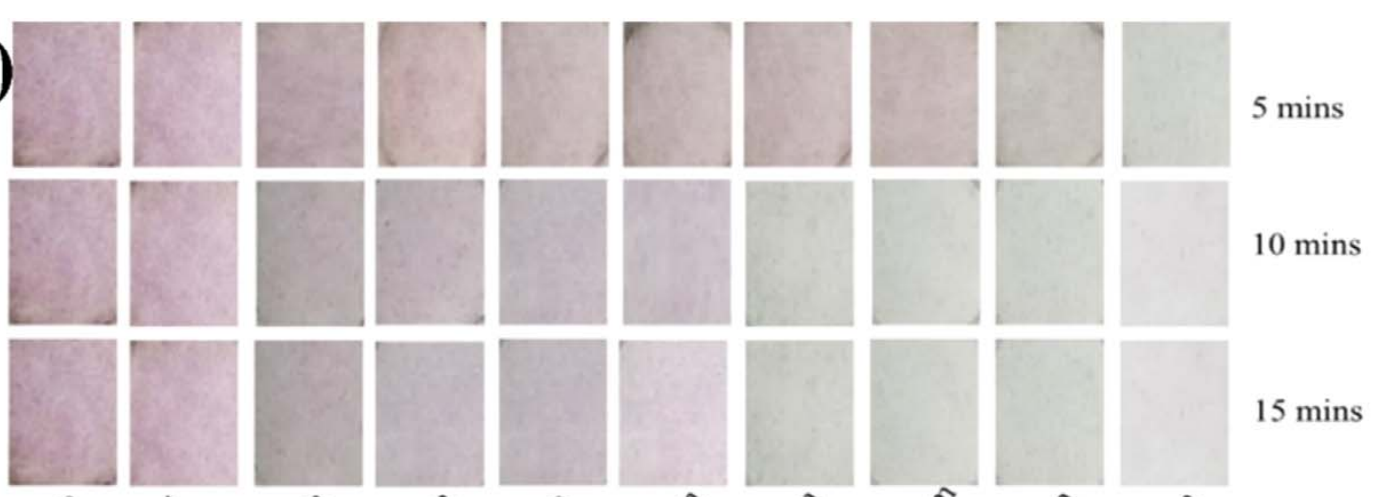
#> input picture pyimagesearch1/paper.PNG, 1385 x 497 px
$ python detect_shapes.py
#> lines starting #> are read from the running program, lines starting #| are printed output that depends on the picture; after the words box and inside, x2 and y2 are one past the last pixel; in counts of white or black regions, pixels touching at a corner belong together; long printed decimals are rounded
### pyimagesearch1/shapedetector.py
import cv2

class ShapeDetector:
    def __init__(self):
        pass

    def detect(self,c):
        #initialize the shape name  and approximate the contour
        shape = "unidentified"
        peri = cv2.arcLength(c,True)
        approx = cv2.approxPolyDP(c,0.04*peri, True)

        # if the shape is a triangle, it will have 3 vertices
        if len(approx) == 3:
            shape = "triangle"
            # if the shape has 4 vertices, it is either a square or
            # a rectangle
        elif len(approx) == 4:
            # compute the bounding box of the contour and use the
            # bounding box to compute the aspect ratio
            (x, y, w, h) = cv2.boundingRect(approx)
            ar = w / float(h)
            # a square will have an aspect ratio that is approximately
            # equal to one, otherwise, the shape is a rectangle
            shape = "square" if ar >= 0.95 and ar <= 1.05 else "rectangle"

            # if the shape is a pentagon, it will have 5 vertices
        elif len(approx) == 5:
            shape = "pentagon"

            # otherwise, we assume the shape is a circle
        else:
            shape = "circle"
            # return the name of the shape
        return shape, peri

### pyimagesearch1/detect_shapes.py
# from Shapedetector import ShapeDetector
from shapedetector import ShapeDetector
import imutils
import cv2
# Inked90ppmafter2min__LI
#load image

# path = '0ppm,0,seconds.png'
# path = "10mins.PNG"
path = "paper.PNG"
# path = 'papersensor.jpg'
# path = 'Inked90ppmafter2min__LI.jpg'
# >>>>>>> 843faaa0ced70aed5d5c8d2d32d8317a17192d92
image = cv2.imread(path)
#> image is the input picture: shape (497, 1385, 3); mean B, G, R 208.8, 207.3, 214.7

# resize image
scale_percent = 80 # percent of original size
width = int(image.shape[1] * scale_percent / 100)
#> width = 1108
height = int(image.shape[0] * scale_percent / 100)
#> height = 397
dim = (width, height)
#> dim = (1108, 397)
resized = cv2.resize(image, dim, interpolation = cv2.INTER_AREA)

#convert image to grayscale colorspace
gray = cv2.cvtColor(resized, cv2.COLOR_BGR2GRAY)
#blur the grayscale image
blurred = cv2.GaussianBlur(gray, (5,5),0)

#thresholding separates the paper sensor or ROI to the background
#this will create the mask
# <<<<<<< HEAD


thresh = cv2.threshold(blurred,240,255, cv2.THRESH_BINARY)[1]
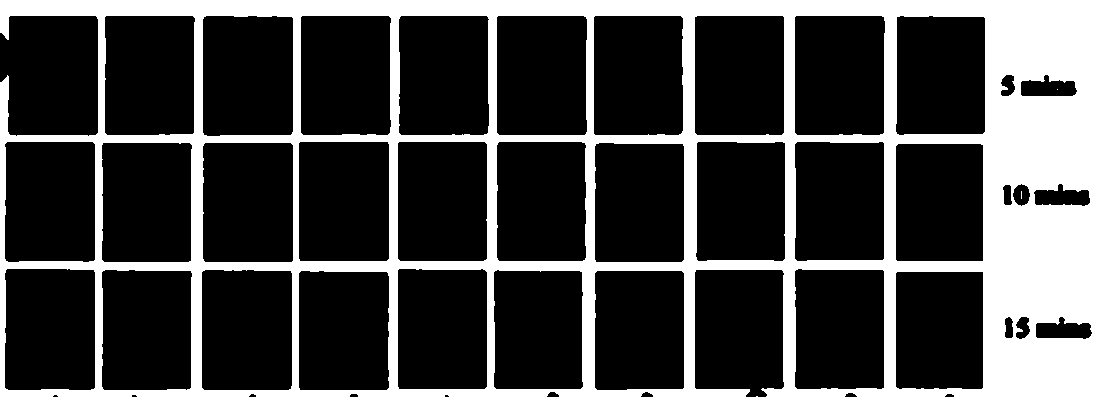
#> thresh: shape (397, 1108); 27.3% white; 4 white regions (3 under 20 px)
# >>>>>>> 843faaa0ced70aed5d5c8d2d32d8317a17192d92

#the original image will be masked with thresholded image so that the paper sensor will have a black background
masked = cv2.bitwise_and(resized,resized, mask=thresh)

#find countours on the binary image
cnts = cv2.findContours(thresh.copy(), cv2.RETR_EXTERNAL,
    cv2.CHAIN_APPROX_SIMPLE)
#> cnts = 2 contours, 1 with area under 20; largest, box (x1, y1, x2, y2) and area: (0, 0, 1108, 397) 416201
# return the actual contours array
cnts = imutils.grab_contours(cnts)

#use the ShapeDetector Module
sd = ShapeDetector()
print("hello")
#initialize id for each
idx =0
for c in cnts:
    print("hello")
    M = cv2.moments(c)
    if M["m00"] != 0:
        cX = int(M["m10"] / M["m00"])
        cY = int(M["m01"] / M["m00"])
    else:
    # set values as what you need in the situation
        cX, cY = 0, 0
    shape, peri = sd.detect(c)

    print(shape)
    print(peri)

    print(shape)
    print(peri)
    x,y,w,h = cv2.boundingRect(c)
    roi=masked[y:y+h,x:x+w]
    cv2.rectangle(masked,(x,y),(x+w,y+h),(200,0,0),2)

    #write the cropped ROI
    cv2.imwrite("ROI/"+str(idx) + '.jpg', roi)

    # show the output image
    cv2.imshow("Image", masked)
    cv2.waitKey(0)
    idx+= 1
#> this loop made 2 passes
#> (cX, cY, shape, peri, approx in detect, x, y, w) on pass 1: (0, 0, 'circle', 2, [[756, 396], [757, 396]], 756, 396, 2)
#> (cX, cY, shape, peri, approx in detect, x, y, w) on pass 2: (562, 197, 'rectangle', 3793.1, [[0, 0], [0, 396], [1107, 396], [1107, 0]], 0, 0, 1108)
#| hello
#| circle
#| 2.0
#| circle
#| 2.0
#| hello
#| rectangle
#| 3793.078
#| rectangle
#| 3793.078
#> pass 2, `cv2.imwrite("ROI/"+str(idx) + '.jpg', roi)`:
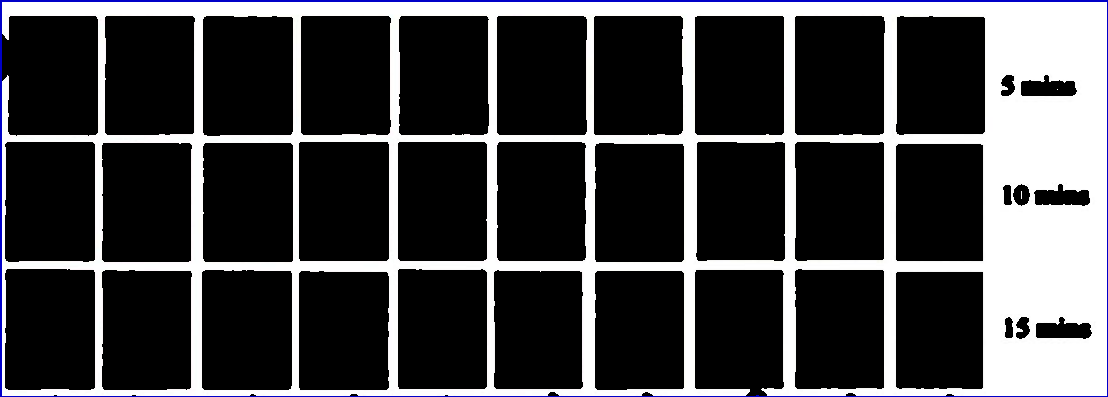
#> saved as 1.jpg: shape (397, 1108, 3); mean B, G, R 68.8, 66.8, 66.9
#> after the loop, idx = 2


cv2.destroyAllWindows()

$ run again, with pyimagesearch1/10mins.PNG copied over pyimagesearch1/paper.PNG
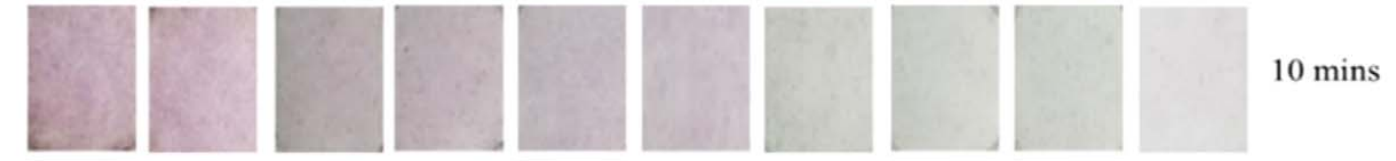
#> input picture pyimagesearch1/10mins.PNG, 1396 x 161 px
#> image is the input picture: shape (161, 1396, 3); mean B, G, R 210.1, 208.4, 214.4
#> `thresh = cv2.threshold(blurred,240,255, cv2.THRESH_BINARY)[1]`:
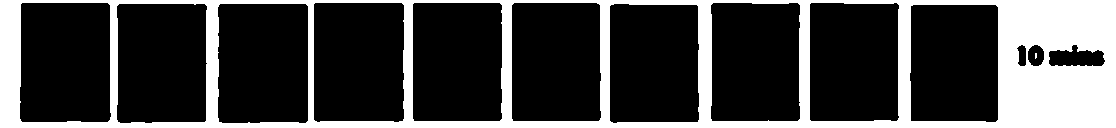
#> thresh: shape (128, 1116); 26.3% white; 2 white regions (1 under 20 px)
#> `cnts = cv2.findContours(thresh.copy(), cv2.RETR_EXTERNAL, cv2.CHAIN_AP..`: cnts = 1 contour; box (x1, y1, x2, y2) and area: (0, 0, 1116, 128) 141605
#> `cnts = imutils.grab_contours(cnts)`: cnts = [[[0, 0], [0, 127], [1115, 127], [1115, 0]]]
#> the loop `for c in cnts:` made 1 pass
#> (cX, cY, shape, peri, approx in detect, x, y, w) on pass 1: (557, 63, 'rectangle', 2484, [[0, 0], [0, 127], [1115, 127], [1115, 0]], 0, 0, 1116)
#> (printed output is left out)
#> pass 1, `cv2.imwrite("ROI/"+str(idx) + '.jpg', roi)`:
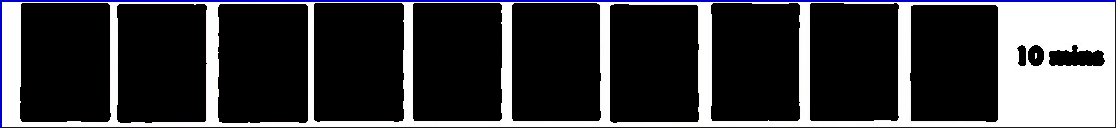
#> saved as 0.jpg: shape (128, 1116, 3); mean B, G, R 65.3, 60.1, 60.1
#> after the loop `for c in cnts:`: idx = 1
